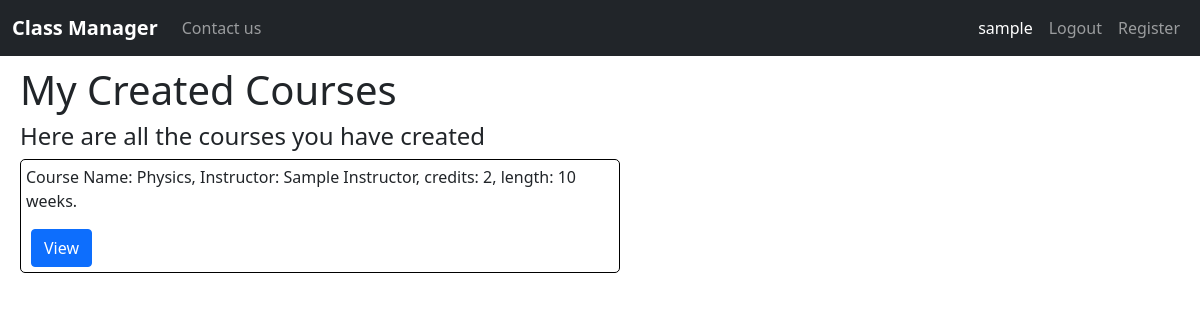
The page /view_created_courses (signed in) on the database its author committed.
### classmanager/models.py (models this page shows, shortened)
class User(AbstractUser):
    is_student = models.BooleanField(default=False)
    is_instructor = models.BooleanField(default=False)
    def get_name(self):
        return f"{self.first_name} {self.last_name}"

class Course(models.Model):
    instructor = models.ForeignKey(Instructor, on_delete=models.CASCADE)
    name = models.CharField(max_length=255, blank=False, default=None)
    is_active = models.BooleanField(default=True)
    date_created = models.DateTimeField(auto_now_add=True)
    DEPARTMENTS = [
        ("Math", "Math"), ("English", "English"),
        ("Science", "Science"), ("Technology", "Technology"),
        ("Law", "Law"), ("Art", "Art"),
        ("Business", "Business"), ("Health", "Health")
    ]
    department = models.CharField(max_length=20, choices=DEPARTMENTS, default="Other")
    description = models.TextField(max_length=1000, default=None, blank=True)
    credits = models.PositiveIntegerField(default=2)
    length = models.PositiveIntegerField(default=10)
    def __str__(self):
        return f"Course Name: {self.name}, Instructor: {self.instructor.get_name()}, credits: {self.credits}," \
               f" length: {self.length} weeks."

class Instructor(models.Model):
    user = models.OneToOneField(User, primary_key=True, on_delete=models.CASCADE)
    date_of_birth = models.DateField(default=date.today)
    DEPARTMENTS = [
        ("Math", "Math"), ("English", "English"),
        ("Science", "Science"), ("Technology", "Technology"),
        ("Law", "Law"), ("Art", "Art"),
        ("Business", "Business"), ("Health", "Health")
    ]
    department = models.CharField(max_length=20, choices=DEPARTMENTS, default="Other")
    def get_name(self):
        return self.user.get_name()

### classmanager/views.py (the view)
# urls.py: path("view_created_courses", views.view_created_courses, name="view-created-courses"),
@login_required
def view_created_courses(request):
    if request.user.is_instructor:
        instructor = Instructor.objects.get(pk=request.user)
        courses = Course.objects.filter(instructor=instructor).order_by("date_created")
        return render(request, "classmanager/created_courses.html", {
            "courses": courses
        })
    else:
        return HttpResponseRedirect(reverse("index"))

### classmanager/templates/classmanager/created_courses.html
{% extends "classmanager/layout.html" %}
{% block body %}
<h1>My Created Courses</h1>
{% if courses|length > 0 %}
<h4>Here are all the courses you have created</h4>
{% endif %}
{% for course in courses %}
<div class="course-listing">
  <p>{{course}}</p>
  <form class="button-form" action="{% url 'view-course' course_id=course.id %}" method="GET">
    <input class="btn btn-primary" type="submit" value="View" />
  </form>
</div>
{% empty %}
<p>You haven't created any course yet.</p>
{% endfor %}
{% endblock body %}

### classmanager/templates/classmanager/layout.html (shortened to what this page needs)
{% load static %}
<!DOCTYPE html>
<html lang="en">
<head>
    <link rel="stylesheet" href="{% static 'classmanager/styles.css' %}">
    <link href="https://cdn.jsdelivr.net/npm/bootstrap@5.0.2/dist/css/bootstrap.min.css" rel="stylesheet"
>
</head>
<body>
    <nav class="navbar navbar-expand-lg navbar-dark bg-dark">
        <div class="container-fluid">
            <a class="navbar-brand" href="{% url 'index' %}"><b>Class Manager</b></a>
            <div class="collapse navbar-collapse justify-content-between" id="navbarNavAltMarkup">
                <div class="navbar-nav">
                    <a class="nav-link" href="{% url 'contact_us' %}">Contact us</a>
                </div>
            </div>
            <div class="collapse navbar-collapse justify-content-end" id="navbarNavAltMarkup">
                <div class="navbar-nav">
                    {% if user.is_authenticated %}
                    <a class="nav-link active" aria-current="page" href="{% url 'index' %}">{{user.username}}</a>
                    <a class="nav-link" href="{% url 'logout' %}">Logout</a>
                    {% else %}
                    <a class="nav-link" href="{% url 'login' %}">Login</a>
                    {% endif %}
                    {% block right-nav %}
                    <a class="nav-link" href="{% url 'register' %}">Register</a>
                    {% endblock right-nav %}
                </div>
            </div>
        </div>
    </nav>
    <div class="main-container">
        {% block body%}
        {% endblock body%}
    </div>
</body>
</html>

### classmanager/static/classmanager/styles.css (style rules this page uses)
.main-container { margin: 10px 20px 10px 20px; }
.course-listing { border-radius: 5px; border: 1px solid black; padding: 5px; max-width: 600px; }
form { max-width: 600px; }
.button-form { margin: auto; padding: 5px; display: inline; }

### rows shown on the page
User: username "sample"
Course: name+instructor+credits "Course Name: Physics, Instructor: Sample Instructor, credits: 2, length: 10 weeks."
